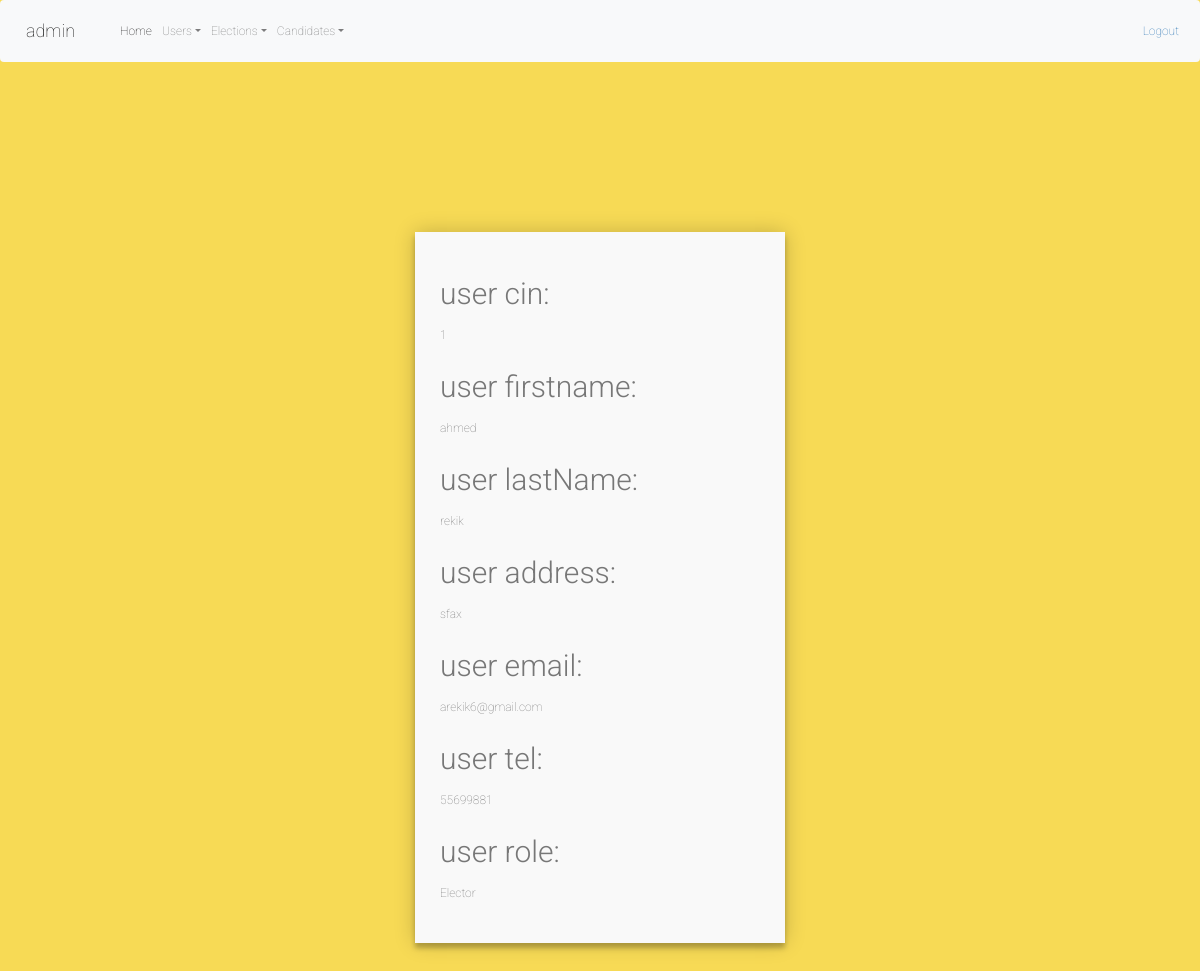
The page /admin/users/showUser.php?id=1 (signed in) on the database as committed earlier.
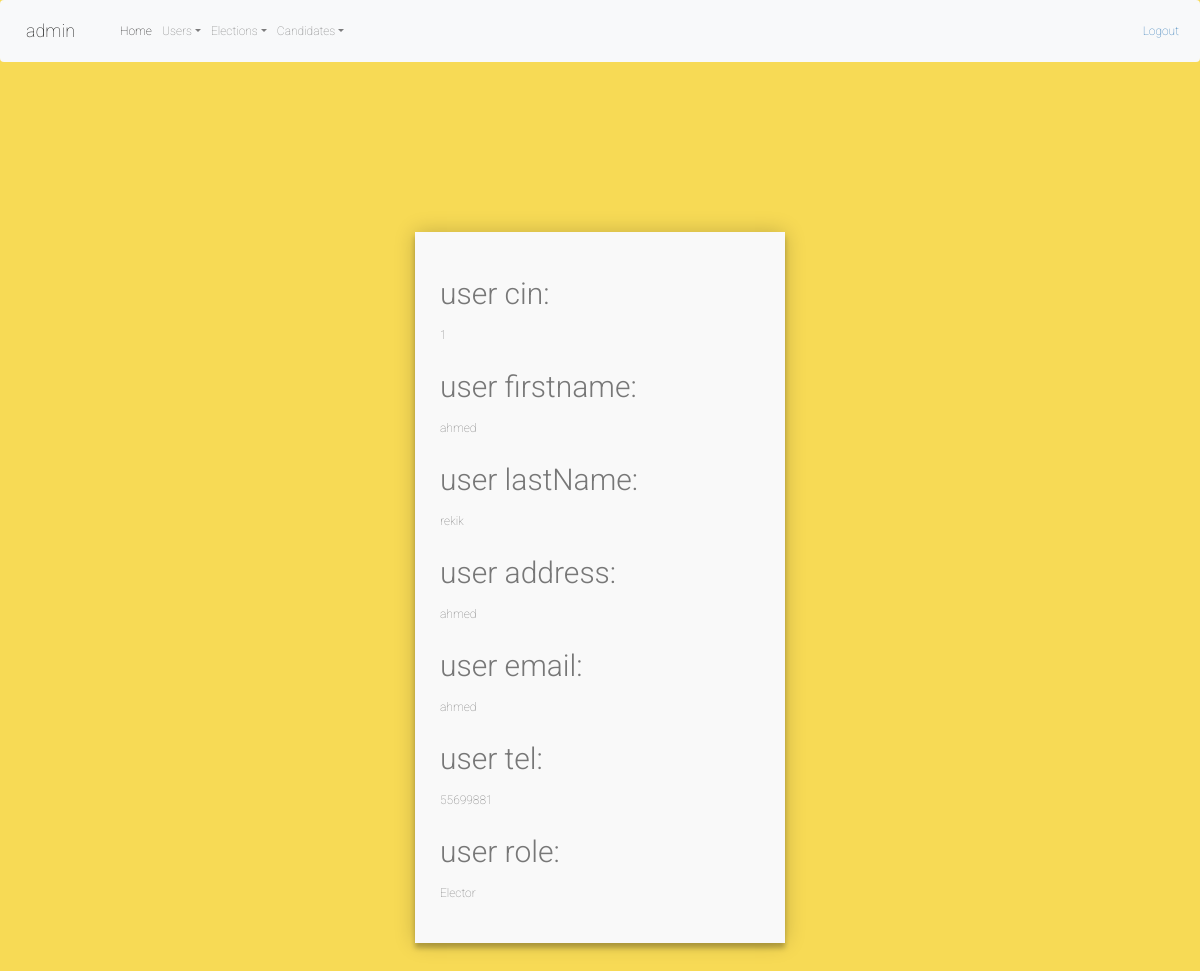
The same page on the database as committed later.
### tables this page shows
CREATE TABLE `user` (
  `id` int(11) NOT NULL,
  `firstName` varchar(10) NOT NULL,
  `lastName` varchar(10) NOT NULL,
  `address` varchar(25) NOT NULL,
  `email` varchar(20) NOT NULL,
  `password` varchar(20) NOT NULL,
  `tel` varchar(12) NOT NULL,
  `role` int(1) NOT NULL DEFAULT '0'
);

### admin/users/showUser.php (the view, shortened to what this page needs)
<?php
$bdd = ConnexionBD::getInstance();
if(isset($_SESSION['username']) && isset($_SESSION['password']) && isset($_SESSION['role'])) {
	if($_SESSION['role']){
	    if(isset($_SESSION['modifyId'])){
	        $id = $_SESSION['modifyId'];
	        if(isset($_POST['first'])&&isset($_POST['last'])&&isset($_POST['email'])&&isset($_POST['tel'])
                &&isset($_POST['address'])&&isset($_POST['role'])){
                $req = $bdd->prepare('update user set firstName=? , lastName=? , address=? , email=? , tel=? ,role=? where id=? ');
                $req->execute(array($_POST['first'],$_POST['last'],$_POST['address'],$_POST['email'],$_POST['tel'],$_POST['role'],$id));
            }else{
            }
            unset($_SESSION['modifyId']);
            unset($_SESSION['id']);
        }else{
            $id = $_GET['id'];
        }
        $req = $bdd->prepare('SELECT * FROM user where id=?');
            $req->execute(array($id));
            $user = $req->fetch(PDO::FETCH_OBJ);
        include '../../includes/header.php';
        ?>
         <link rel="stylesheet" href="../../assets/css/style.css">
    <div class="container">
        <div id="contact">
    <h3>user cin:</h3>
        <p><?=$user->id?></p>
    <h3>user firstname:</h3>
        <p><?=$user->firstName?></p>
    <h3>user lastName:</h3>
        <p><?=$user->lastName?></p>
    <h3>user address:</h3>
        <p><?=$user->address?></p>
    <h3>user email:</h3>
        <p><?=$user->email?></p>
    <h3>user tel:</h3>
        <p><?=$user->tel?></p>
    <h3>user role:</h3>
        <p><?php if($user->role){
            echo "admin";
        }else{
                echo "Elector";
            }
        ?></p>
    </div>
    </div>
        <?php
    }else{
        header("Location: ../login");
    }
}
else{
    header("Location: ../login");
}
?>

Rows that differ between the two databases and show on the page:
changed user "ahmed": address "sfax" → "ahmed"; email "arekik6@gmail.com" → "ahmed"
